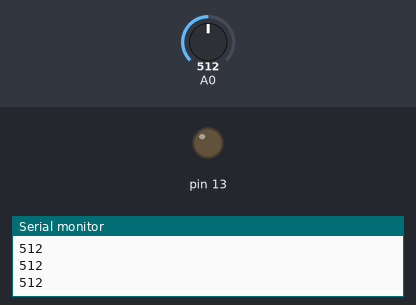
A sketch run on a simulated Arduino Uno, built with avr-gcc and run on an emulated ATmega328P. On the bench: output pins drawn as LEDs (lit = HIGH), the last lines printed to the serial monitor. Inputs (shaded band) come from the test bench; at power-on: A0 = 512.

Above: at 6.3 s.
6.4 s: A0 set to 521
At 6.8 s:
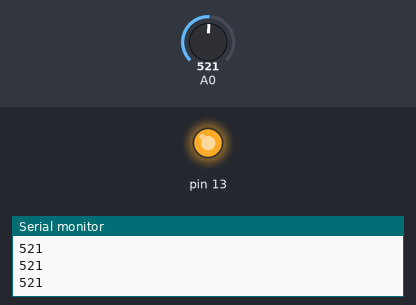
7.9 s: A0 set to 511
At 9.1 s:
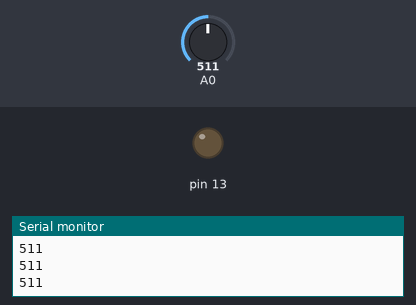
9.5 s: A0 set to 716
At 10.8 s:
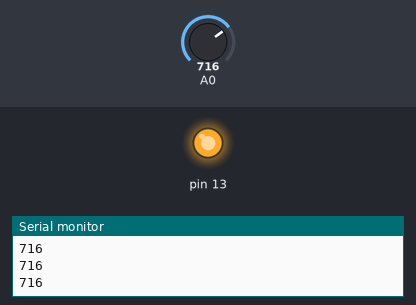
Timing chart, 0 to 12.5 s (numbered marks = the images above; inputs shaded):
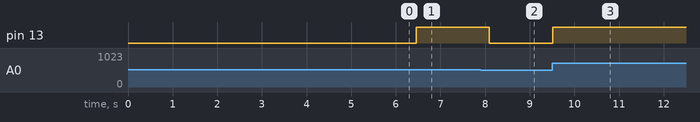

Measured:
- the behaviour switches between 513 and 514 on A0 (found by bisection; images 0 and 1)
- after the input at 6.4 s, pin 13: LOW → HIGH after 0.06 s
- after the input at 7.9 s, pin 13: HIGH → LOW after 0.19 s
- after the input at 9.5 s, pin 13: LOW → HIGH at once

The sketch:

Dugitaali_tekniikka_Testi_Ohjelma_1.ino
```cpp
const int SensorDataLength = 16;
int SensorValues[SensorDataLength] = { 0, 0, 0, 0, 0, 0, 0, 0, 0, 0, 0, 0, 0, 0, 0, 0 };
int SensorNormal = 0;
int SensorErrorTolarance = 1;
int SensorIndex = 0;
int Total = 0;
int OutputValue = 0;

void setup()
{
  for (int* SensorData = SensorValues, * SensorDataEnd = SensorValues + SensorDataLength; SensorData != SensorDataEnd; ++SensorData)
   *SensorData = 0;
  Serial.begin(9600);
  pinMode(13, OUTPUT);
  digitalWrite(13, LOW);
  delay(16);
  SensorNormal = 0;
  int SensorConfiguratinData[4] = { 0, 0, 0, 0 };
  for (int DataIndex = 0; DataIndex != 4; ++DataIndex)
  {
    for (int Count = 64; Count; --Count)
    {
      SensorConfiguratinData[DataIndex] += analogRead(A0);
      delay(16);
    }
    SensorConfiguratinData[DataIndex] /= 64;
    SensorNormal += SensorConfiguratinData[DataIndex];
  }
  SensorNormal /= 4;
  for (int* SensorData = SensorValues, * SensorDataEnd = SensorValues + SensorDataLength; SensorData != SensorDataEnd; ++SensorData)
   *SensorData = SensorNormal;
  for (int Count = 64; Count; --Count)
  {
    delay(16);
    SensorValues[SensorIndex++ & (SensorDataLength - 1)] = analogRead(A0);
    Total = 0;
    for (int* SensorData = SensorValues, * SensorDataEnd = SensorValues + SensorDataLength; SensorData != SensorDataEnd; ++SensorData)
      Total += *SensorData;
     Total /= SensorDataLength;
    int New = Total < SensorNormal ? SensorNormal - Total : Total - SensorNormal;
    New += 1;
    if (New > SensorErrorTolarance)
     SensorErrorTolarance = New;
  }

  //Serial.print("Sensor normal value ");
  //Serial.println(SensorNormal);
  //delay(5000);
}

void loop()
{
  SensorValues[SensorIndex++ & (SensorDataLength - 1)] = analogRead(A0);
  Total = 0;
  for (int* SensorData = SensorValues, * SensorDataEnd = SensorValues + SensorDataLength; SensorData != SensorDataEnd; ++SensorData)
   Total += *SensorData;
  Total /= SensorDataLength;
  Serial.println(Total);
  if (Total > SensorNormal + SensorErrorTolarance || Total < SensorNormal - SensorErrorTolarance)
    OutputValue = 1;
  else
    OutputValue = 0;
   //Serial.println(OutputValue);
  if (OutputValue == 1)
      digitalWrite(13, HIGH);
  else
      digitalWrite(13, LOW);
  delay(16);
}
```
